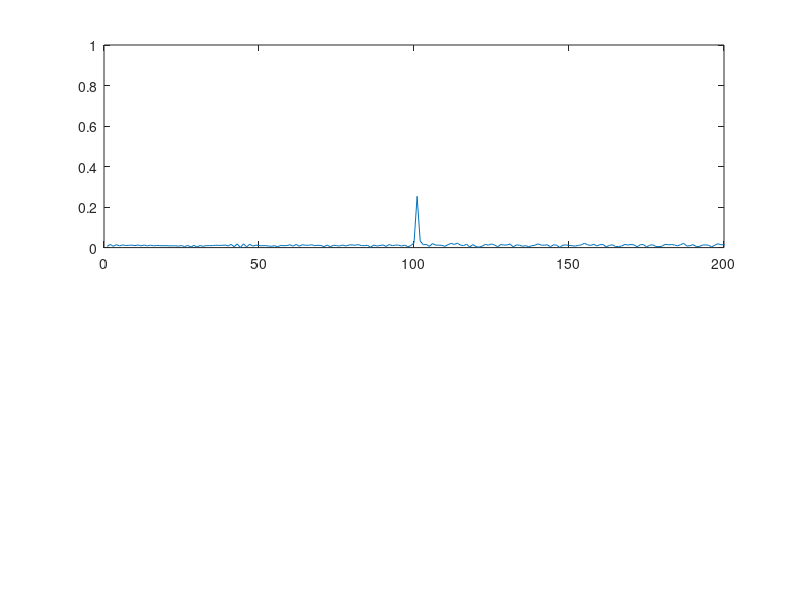
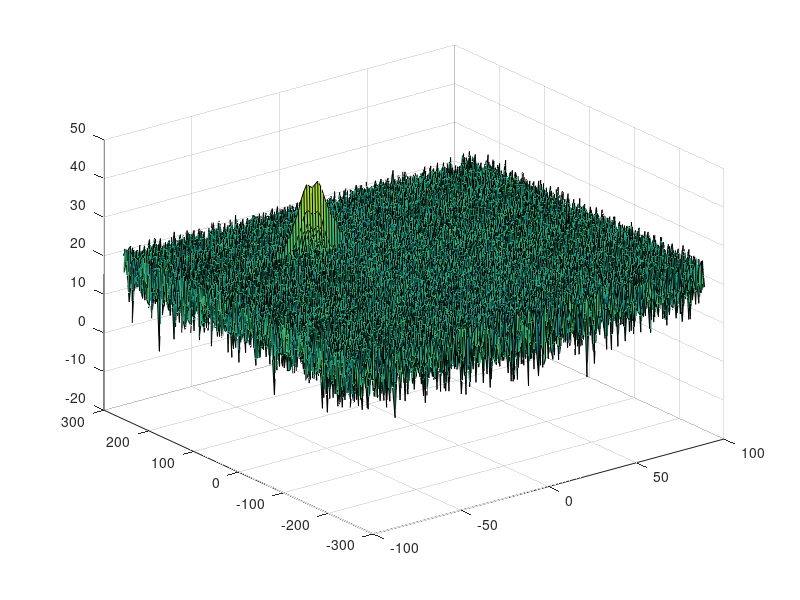
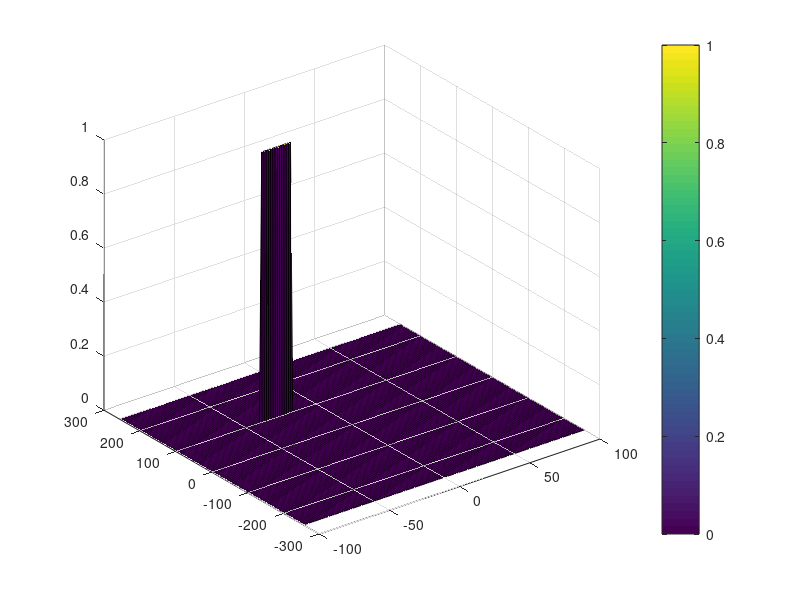

Write MATLAB code to recreate these figures, in order.
%% Radar Target Generation and Detection
clear; close all; clc;


%% Radar Specifications 
%%%%%%%%%%%%%%%%%%%%%%%%%%%
% Frequency of operation = 77GHz
% Max Range = 200m
% Range Resolution = 1 m
% Max Velocity = 100 m/s
%%%%%%%%%%%%%%%%%%%%%%%%%%%
maxRange = 200;
rangeResolution = 1;
maxVelocity = 100;
%speed of light = 3e8
c = 3*10^8;
%% User Defined Range and Velocity of target
% *%TODO* :
% define the target's initial position and velocity. Note : Velocity
% remains contant
v=-70;
R=200;


%% FMCW Waveform Generation

% *%TODO* :
%Design the FMCW waveform by giving the specs of each of its parameters.
% Calculate the Bandwidth (B), Chirp Time (Tchirp) and Slope (slope) of the FMCW
% chirp using the requirements above.
B = c/(2*rangeResolution);
Tchirp = 5.5*2*maxRange/c;
slope = B / Tchirp;

%Operating carrier frequency of Radar 
fc= 77e9;             %carrier freq

                                                          
%The number of chirps in one sequence. Its ideal to have 2^ value for the ease of running the FFT
%for Doppler Estimation. 
Nd=128;                   % #of doppler cells OR #of sent periods % number of chirps

%The number of samples on each chirp. 
Nr=1024;                  %for length of time OR # of range cells

% Timestamp for running the displacement scenario for every sample on each
% chirp
t=linspace(0,Nd*Tchirp,Nr*Nd); %total time for samples


%Creating the vectors for Tx, Rx and Mix based on the total samples input.
Tx=zeros(1,length(t)); %transmitted signal
Rx=zeros(1,length(t)); %received signal
Mix = zeros(1,length(t)); %beat signal

%Similar vectors for range_covered and time delay.
r_t=zeros(1,length(t));
td=zeros(1,length(t));


%% Signal generation and Moving Target simulation
% Running the radar scenario over the time. 

for i=1:length(t)         
    
    
    % *%TODO* :
    %For each time stamp update the Range of the Target for constant velocity. 
    td(i) = (R + t(i) * v) / c;
    % *%TODO* :
    %For each time sample we need update the transmitted and
    %received signal. 
    Tx(i) = cos(2*pi*(fc*t(i)+(slope*t(i)^2)/2));
    Rx(i) = cos(2*pi*(fc*(t(i)-td(i))+(slope*(t(i)-td(i))^2)/2));
    
    % *%TODO* :
    %Now by mixing the Transmit and Receive generate the beat signal
    %This is done by element wise matrix multiplication of Transmit and
    %Receiver Signal
    Mix(i) = Tx(i) * Rx(i);
    
end

%% RANGE MEASUREMENT


 % *%TODO* :
%reshape the vector into Nr*Nd array. Nr and Nd here would also define the size of
%Range and Doppler FFT respectively.
beat = reshape(Mix, [Nr, Nd]);
 % *%TODO* :
%run the FFT on the beat signal along the range bins dimension (Nr) and
%normalize.
signal_fft = fft(beat) / Nr;
 % *%TODO* :
% Take the absolute value of FFT output
abs_fft = abs(signal_fft);
 % *%TODO* :
% Output of FFT is double sided signal, but we are interested in only one side of the spectrum.
% Hence we throw out half of the samples.
one_side_fft = abs_fft(1: Nr / 2);

%plotting the range
figure ('Name','Range from First FFT')
subplot(2,1,1)

 % *%TODO* :
 % plot FFT output 
plot(one_side_fft);
 
axis ([0 200 0 1]);


%% RANGE DOPPLER RESPONSE
% The 2D FFT implementation is already provided here. This will run a 2DFFT
% on the mixed signal (beat signal) output and generate a range doppler
% map.You will implement CFAR on the generated RDM


% Range Doppler Map Generation.

% The output of the 2D FFT is an image that has reponse in the range and
% doppler FFT bins. So, it is important to convert the axis from bin sizes
% to range and doppler based on their Max values.

Mix=reshape(Mix,[Nr,Nd]);

% 2D FFT using the FFT size for both dimensions.
sig_fft2 = fft2(Mix,Nr,Nd);

% Taking just one side of signal from Range dimension.
sig_fft2 = sig_fft2(1:Nr/2,1:Nd);
sig_fft2 = fftshift (sig_fft2);
RDM = abs(sig_fft2);
RDM = 10*log10(RDM) ;

%use the surf function to plot the output of 2DFFT and to show axis in both
%dimensions
doppler_axis = linspace(-100,100,Nd);
range_axis = linspace(-200,200,Nr/2)*((Nr/2)/400);
figure,surf(doppler_axis,range_axis,RDM);

%% CFAR implementation

%Slide Window through the complete Range Doppler Map

% *%TODO* :
%Select the number of Training Cells in both the dimensions.
Tr = 12;
Td = 3;
% *%TODO* :
%Select the number of Guard Cells in both dimensions around the Cell under 
%test (CUT) for accurate estimation
Gr = 4;
Gd = 1;
% *%TODO* :
% offset the threshold by SNR value in dB
offset = 15;
% *%TODO* :
%Create a vector to store noise_level for each iteration on training cells
noise_level = zeros(1,1);
Tcell = (2*Tr+2*Gr+1)*(2*Td+2*Gd+1) - (2*Gr+1)*(2*Gd+1);

% *%TODO* :
%design a loop such that it slides the CUT across range doppler map by
%giving margins at the edges for Training and Guard Cells.
%For every iteration sum the signal level within all the training
%cells. To sum convert the value from logarithmic to linear using db2pow
%function. Average the summed values for all of the training
%cells used. After averaging convert it back to logarithimic using pow2db.
%Further add the offset to it to determine the threshold. Next, compare the
%signal under CUT with this threshold. If the CUT level > threshold assign
%it a value of 1, else equate it to 0.


   % Use RDM[x,y] as the matrix from the output of 2D FFT for implementing
   % CFAR


% Use RDM[x,y] from the output of 2D FFT above for implementing CFAR
for i = Tr + Gr + 1 : Nr/2 - Tr - Gr
    for j = Td + Gd + 1 : Nd - Td - Gd
        training = RDM(i - Tr - Gr : i + Tr + Gr, j - Td - Gd : j + Td + Gd);
        training = db2pow(training);
        training = sum(training) / Tcell;
        training = pow2db(training);
        threshold = training + offset;
        CUT = RDM(i, j);
        if CUT > threshold
            RDM(i, j) = 1;
        end
    end
end


% *%TODO* :
% The process above will generate a thresholded block, which is smaller 
%than the Range Doppler Map as the CUT cannot be located at the edges of
%matrix. Hence,few cells will not be thresholded. To keep the map size same
% set those values to 0. 

RDM(RDM~=0 & RDM~=1) = 0;


% *%TODO* :
%display the CFAR output using the Surf function like we did for Range
%Doppler Response output.
figure,surf(doppler_axis,range_axis,RDM);
colorbar;
